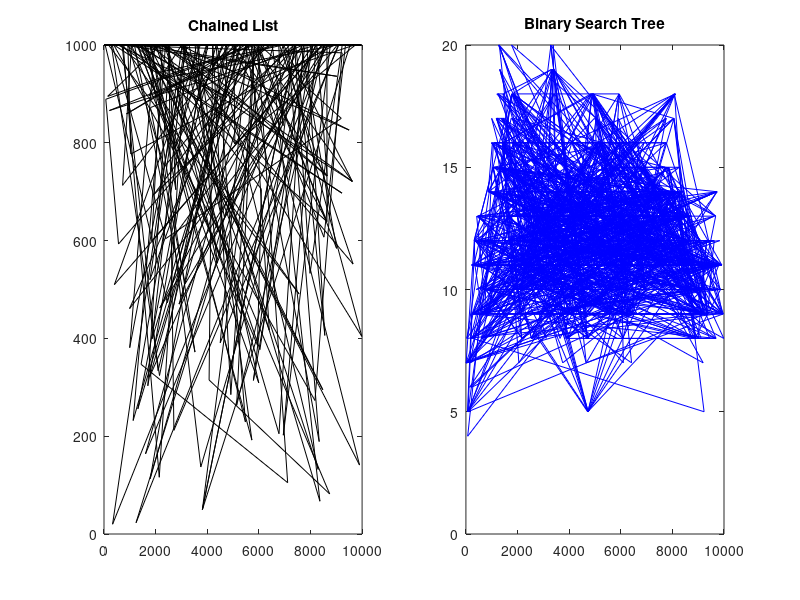

Here is the MATLAB script that generated this plot:
data1 = csvread('list.csv');
x1 = data1(:,1);
y1 = data1(:,2);

data2 = csvread('abb.csv');
x2 = data2(:,1);
y2 = data2(:,2);

figure(1);

subplot(1,2,1);
plot(x1, y1, 'k');
title('Chained List');

subplot(1,2,2);
plot(x2, y2, 'b');
title('Binary Search Tree');
